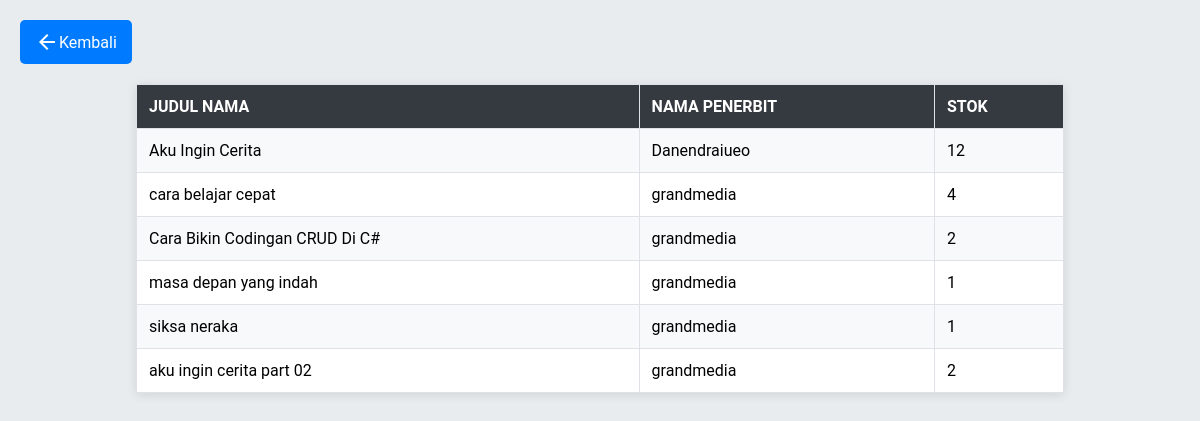
Screenshot of /pengadaan.php with the database file from the repository.
### tables this page shows
CREATE TABLE `tabel_buku` (
  `idbuku` varchar(20) NOT NULL,
  `kategori` varchar(50) DEFAULT NULL,
  `namabuku` varchar(100) DEFAULT NULL,
  `harga` decimal(20,0) DEFAULT NULL,
  `stok` int(20) DEFAULT NULL,
  `penerbit` varchar(100) DEFAULT NULL
);

### pengadaan.php (the view, shortened to what this page needs)
<!DOCTYPE html>
<html>
<head>
</head>
<body>
<a href="index.php" class="back-button">
    <i class="material-icons">arrow_back</i> Kembali
</a>
<?php
include 'koneksi.php';
$sql = "SELECT * FROM `tabel_buku` ORDER BY idbuku DESC";
$result = $db->query($sql);
if ($result->num_rows > 0) {
    echo "<table>";
    echo "<tr>";
    echo "<th>JUDUL NAMA</th>";
    echo "<th>NAMA PENERBIT</th>";
    echo "<th>STOK</th>";
    echo "</tr>";
    while($row = $result->fetch_assoc()) {
        echo "<tr>";
        echo "<td>" . $row["namabuku"] . "</td>";
        echo "<td>" . $row["penerbit"] . "</td>";
        echo "<td>" . $row["stok"] . "</td>";
        echo "</tr>";
    }
    echo "</table>";
} else {
    echo "<p style='text-align: center;'>0 results</p>";
}
?>
</body>
</html>

### pengadaan.php (style rules this page uses)
body { font-family: 'Roboto', sans-serif; background-color: #e9ecef; margin: 0; padding: 20px; }
.back-button { background-color: #007bff; color: white; padding: 10px 15px; border-radius: 5px; text-decoration: none; display: inline-flex; align-items: center; transition: background-color 0.3s; }
table { width: 80%; border-collapse: collapse; margin: 20px auto; background-color: #ffffff; box-shadow: 0 2px 10px rgba(0, 0, 0, 0.1); }
th, td { border: 1px solid #dee2e6; padding: 12px; text-align: left; }
th { background-color: #343a40; color: white; font-weight: bold; }
tr:nth-child(even) { background-color: #f8f9fa; }

### rows the page displays
tabel_buku: namabuku "Aku Ingin Cerita", penerbit "Danendraiueo", stok "12"
tabel_buku: namabuku "cara belajar cepat", penerbit "grandmedia", stok "4"
tabel_buku: namabuku "Cara Bikin Codingan CRUD Di C#", penerbit "grandmedia", stok "2"
tabel_buku: namabuku "masa depan yang indah", penerbit "grandmedia", stok "1"
tabel_buku: namabuku "siksa neraka", penerbit "grandmedia", stok "1"
tabel_buku: namabuku "aku ingin cerita part 02", penerbit "grandmedia", stok "2"
